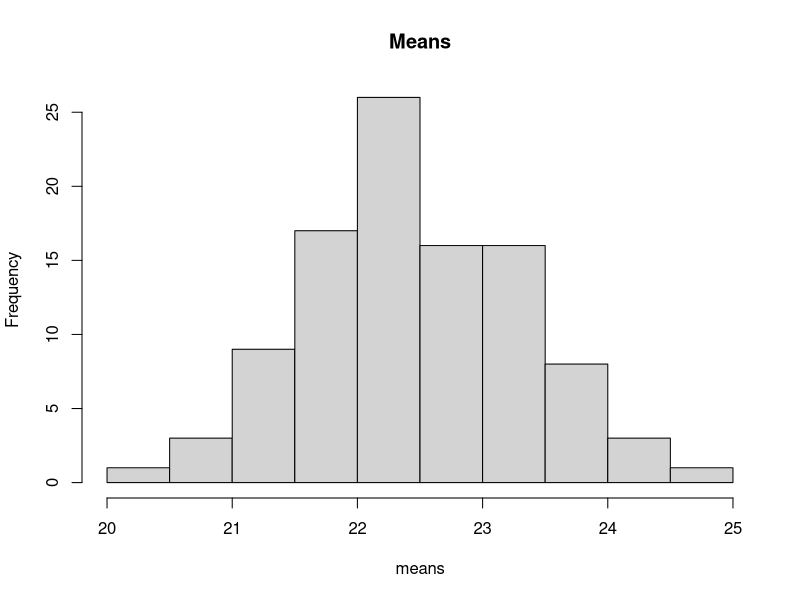
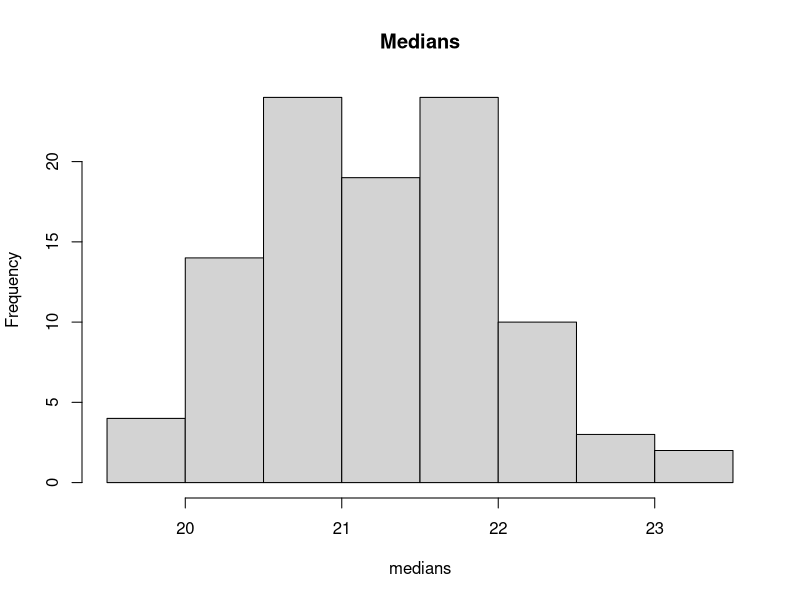

Reproduce these figures in R, in order.
## ------------------------------------------------------------------------------------------------------------------------------
## a
# It is not a sample, it is the population!
## b
data("Boston", package="MASS")
mean(Boston$medv)     # population/true mean
median(Boston$medv)   # population/true median
## c
n     <- 100
index <- sample(nrow(Boston), replace = TRUE, size=n)
table(index)
sBoston <- Boston[index,]
mean(sBoston$medv)    # sample mean
median(sBoston$medv)  # sample mean
## d
B <- 100
means <- medians <- rep(NA, B)
for (i in 1:B) {
  index <- sample(nrow(Boston), replace = TRUE, size=n)
  sBoston <- Boston[index,]
  means[i] <- mean(sBoston$medv)
  medians[i] <- median(sBoston$medv)
}
old <- par(mfrow=c(1,2))
on.exit(par(old))
hist(means, main="Means")     # random sampling function Xbar
hist(medians, main="Medians") # random sampling function for median
## e
alpha <- 0.95
c <- qnorm(1-(1-alpha)/2)
B <- 50
means <- upper <- lower <- rep(NA, B)
for (i in 1:B) {
  index   <- sample(nrow(Boston), replace = TRUE, size=100)
  sBoston <- Boston[index,]
  means[i] <- mean(sBoston$medv)
  upper[i] <- means[i]+c*sd(sBoston$medv)/sqrt(n)
  lower[i] <- means[i]-c*sd(sBoston$medv)/sqrt(n)
}
m <- mean(Boston$medv)
sum((lower<=m) & (m<=upper))/B
